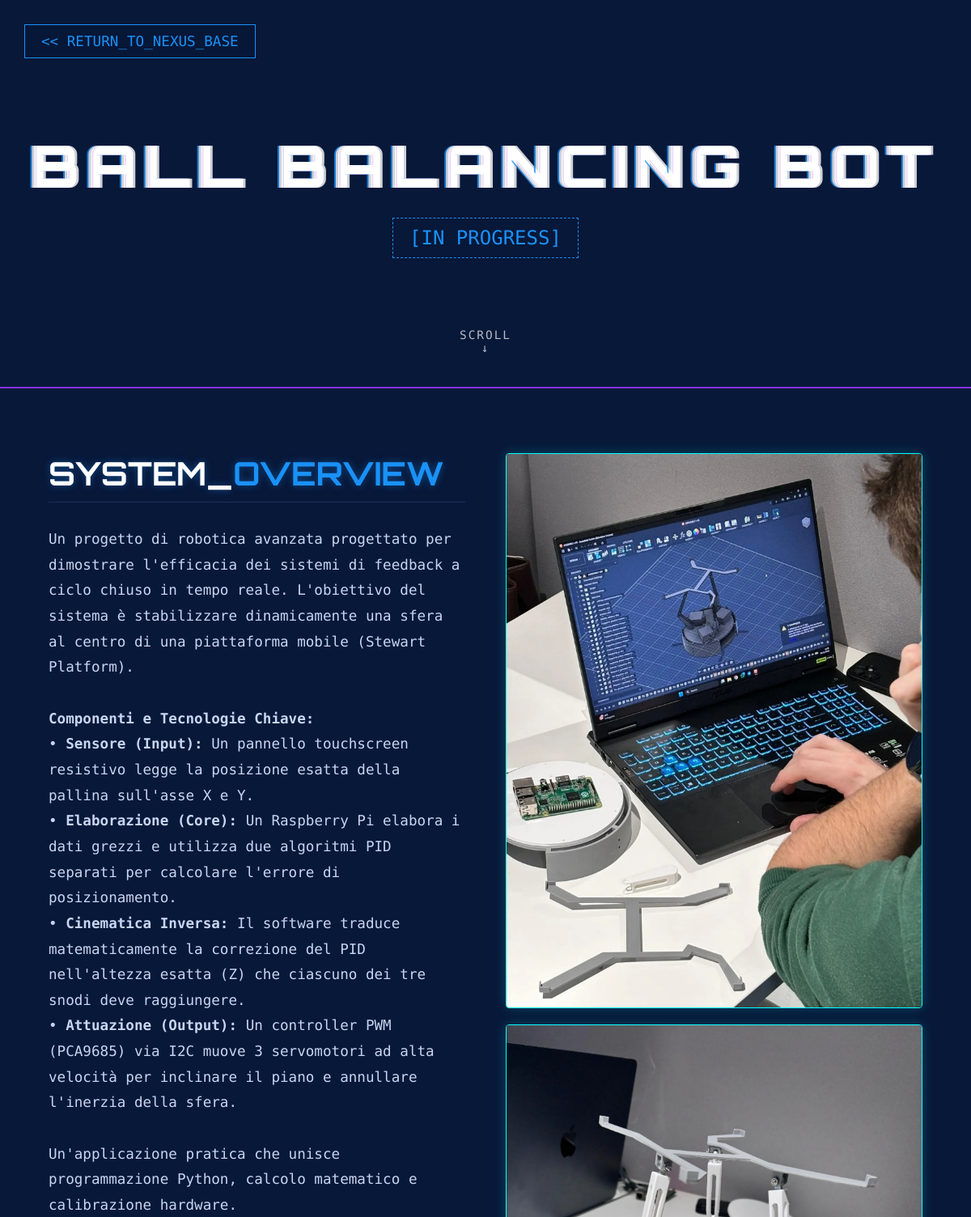
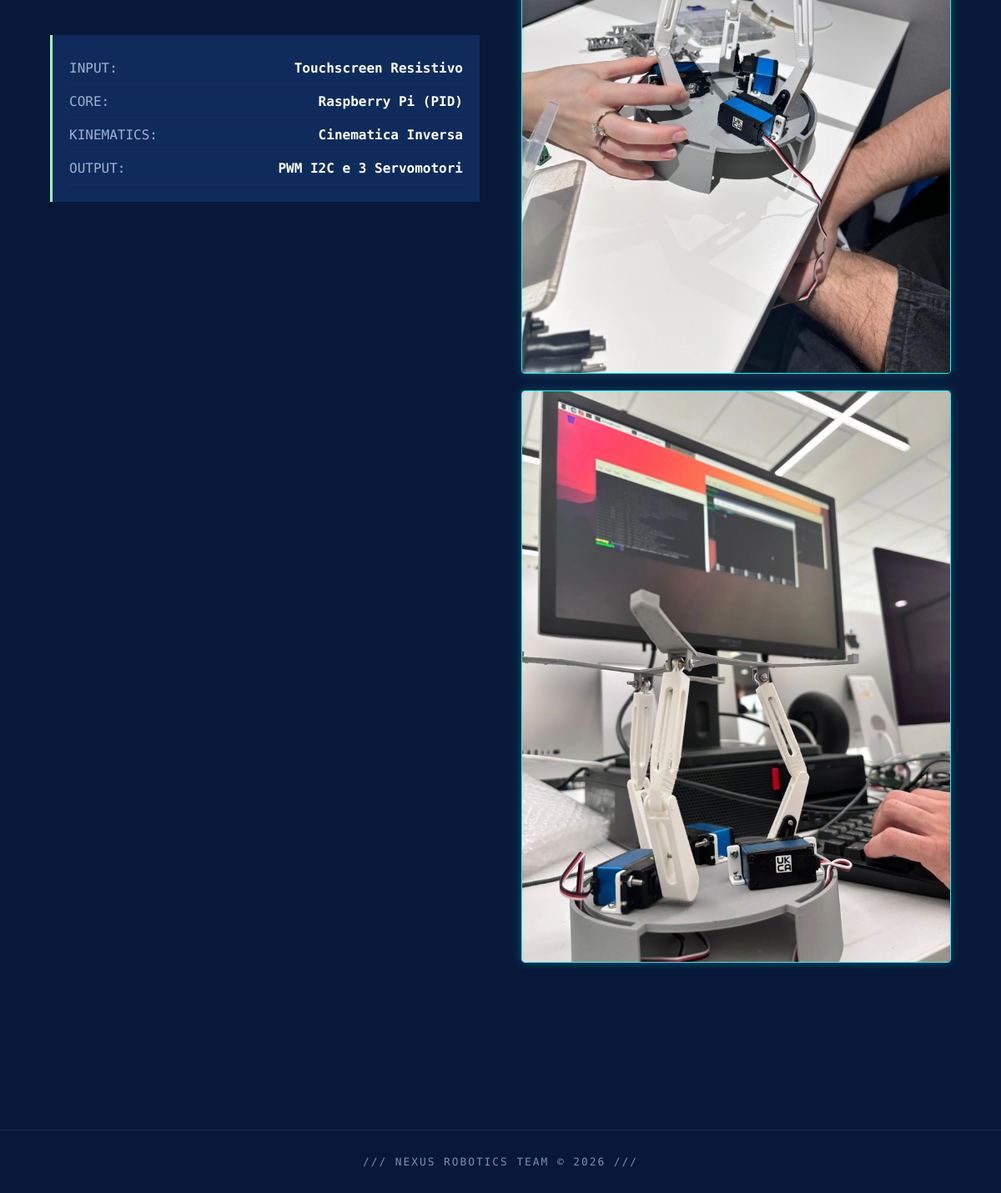
Screenshot of /project/2 with the database file from the repository (2 pictures, top to bottom).
### app.py (models this page shows)
class Project(db.Model):
    id = db.Column(db.Integer, primary_key=True)
    title = db.Column(db.String(200), nullable=False)
    short_desc = db.Column(db.Text, nullable=False)
    long_desc = db.Column(db.Text, nullable=False)
    status = db.Column(db.String(50))
    status_color = db.Column(db.String(50))
    order_num = db.Column(db.Integer, default=0)
    image_paths = db.Column(db.Text, nullable=True)
    video_url = db.Column(db.String(300), nullable=True)
    specs = db.Column(db.Text, nullable=True)

### app.py (the view)
@app.route('/project/<project_id>')
def project_detail(project_id):
    project = Project.query.get(project_id)
    if not project:
        return "Progetto non trovato", 404
    images = project.image_paths.split(',') if project.image_paths else []
    return render_template('project.html', project=project, images=images)

### templates/project.html (shortened to what this page needs)
<!DOCTYPE html>
<html lang="it">
<head>
    <link rel="stylesheet" href="{{ url_for('static', filename='css/style.css') }}">
</head>
<body>
    <div class="project-landing">
        <a href="/" class="btn-back"><< RETURN_TO_NEXUS_BASE</a>
        <header class="project-hero">
            <div class="project-hero-overlay"></div>
            <video autoplay muted loop playsinline class="project-video" id="projectVideo">
                <source src="/static/videos/carousel.mp4" type="video/mp4">
            </video>
            <div class="project-hero-content">
                <h1 class="project-title glitch" data-text="{{ project.title }}">{{ project.title }}</h1>
                <span class="status-badge {{ project.status_color }}">[{{ project.status }}]</span>
            </div>
            <div class="scroll-indicator">SCROLL <br> ↓</div>
        </header>
        <section class="project-details">
            <div class="details-grid">
                <div class="project-info-box">
                    <h2 class="neon-text">SYSTEM_<span class="{{ project.status_color }}">OVERVIEW</span></h2>
                    <p class="project-desc">{{ project.long_desc|safe }}</p>
                    <div class="tech-specs">
                        {% if project.specs %}
                            {% set specs_list = project.specs.split('|') %}
                            {% for spec in specs_list %}
                                {% set parts = spec.split(':') %}
                                {% if parts|length == 2 %}
                                <div class="spec-row"><span>{{ parts[0] }}:</span> <span>{{ parts[1] }}</span></div>
                                {% endif %}
                            {% endfor %}
                        {% else %}
                            <div class="spec-row"><span>KERNEL:</span> <span>STABLE</span></div>
                            <div class="spec-row"><span>POWER:</span> <span>12V LI-ION</span></div>
                            <div class="spec-row"><span>CONNECTION:</span> <span>SECURE</span></div>
                        {% endif %}
                    </div>
                </div>
                <div class="project-visuals">
                    {% if images and images|length > 0 %}
                        {% for img in images %}
                        <div style="margin-bottom: 20px; border: 1px solid #0ff; box-shadow: 0 0 15px rgba(0, 255, 255, 0.2); overflow: hidden; border-radius: 4px;">
                            <img src="{{ url_for('static', filename='images/projects/' ~ img) }}" alt="{{ project.title }} image" style="width: 100%; display: block;">
                        </div>
                        {% endfor %}
                    {% else %}
                        <div class="wireframe-box">
                            <div class="scanning-bar"></div>
                            <p class="wireframe-text text-center" style="padding-top:120px;">[ NO SIGNAL DUMP ]<br>RENDERING SCHEMATICS...</p>
                        </div>
                    {% endif %}
                </div>
            </div>
        </section>
    </div>
    <footer>
        <p>/// NEXUS ROBOTICS TEAM © 2026 ///</p>
    </footer>
</body>
</html>

### static/css/style.css (style rules this page uses)
:root { --bg-color: #0b2148; --bg-color-deep: #081839; --surface-1: #0d2652; --surface-2: #0f2b5b; --surface-3: #12316b; --border-subtle: #1b2f5a; --text-main: #ffffff; --text-muted: #c6d6f2; --text-subtle: #9fb2d5; --text-dim: #7d90b3; --cyan: #1a91f7; --cyan-dim: #0c4a80; --magenta: #8730f1; --magenta-dim: #441879; --yellow: #a1ffbb; --cyan-rgb: 26, 145, 247; --magenta-rgb: 135, 48, 241; --yellow-rgb: 161, 255, 187; --font-head: 'Orbitron', sans-serif; --font-mono: 'Share Tech Mono', monospace; }
* { margin: 0; padding: 0; box-sizing: border-box; }
body { background-color: var(--bg-color); color: var(--text-main); font-family: var(--font-mono); overflow-x: hidden; }
.neon-text { text-shadow: 0 0 10px rgba(var(--cyan-rgb), 0.4); }
.cyan { color: var(--cyan); }
.glitch { position: relative; color: white; font-size: clamp(4rem, 12vw, 9rem); font-family: var(--font-head); font-weight: 900; letter-spacing: 10px; text-transform: uppercase; }
.glitch::before, .glitch::after { content: attr(data-text); position: absolute; top: 0; left: 0; width: 100%; height: 100%; opacity: 0.8; }
.glitch::before { left: 3px; text-shadow: -2px 0 var(--magenta); animation: glitch-anim 2s infinite linear alternate-reverse; }
.glitch::after { left: -3px; text-shadow: -2px 0 var(--cyan); animation: glitch-anim 3s infinite linear alternate-reverse; }
.scroll-indicator { position: absolute; bottom: 40px; left: 50%; transform: translateX(-50%); font-size: 0.9rem; letter-spacing: 2px; color: var(--text-main); text-align: center; opacity: 0.7; animation: flash 1.5s infinite; z-index: 3; }
.project-landing { min-height: 100vh; background: var(--bg-color-deep); padding-bottom: 100px; }
.btn-back { position: fixed; top: 30px; left: 30px; color: var(--cyan); text-decoration: none; font-size: 1.1rem; z-index: 100; background: rgba(8, 24, 57, 0.8); padding: 10px 20px; border: 1px solid var(--cyan); transition: all 0.3s; }
.project-hero { position: relative; height: 60vh; display: flex; justify-content: center; align-items: center; overflow: hidden; border-bottom: 2px solid var(--magenta); }
.project-video { position: absolute; width: 100%; height: 100%; object-fit: cover; filter: grayscale(100%) brightness(0.55) contrast(140%); }
.project-hero-overlay { position: absolute; inset: 0; background: none; z-index: 1; }
.project-hero-content { position: relative; z-index: 2; text-align: center; }
.project-title { font-size: clamp(3rem, 6vw, 6rem); margin-bottom: 20px; }
.status-badge { font-size: 1.5rem; font-family: var(--font-mono); padding: 10px 20px; border: 1px dashed currentColor; background: rgba(8, 24, 57, 0.6); display: inline-block; }
.project-details { max-width: 1200px; margin: 0 auto; padding: 80px 5%; }
.details-grid { display: grid; grid-template-columns: 1fr 1fr; gap: 50px; }
.project-info-box h2 { font-family: var(--font-head); font-size: 2.5rem; margin-bottom: 30px; border-bottom: 1px solid var(--border-subtle); padding-bottom: 10px; }
.project-desc { font-size: 1.1rem; line-height: 1.8; color: var(--text-muted); margin-bottom: 40px; }
.tech-specs { background: var(--surface-2); border-left: 3px solid var(--yellow); padding: 20px; }
.spec-row { display: flex; justify-content: space-between; padding: 10px 0; border-bottom: 1px solid var(--border-subtle); }
.spec-row span:first-child { color: var(--text-subtle); }
.spec-row span:last-child { color: var(--text-main); font-weight: bold; }
footer { text-align: center; padding: 30px; background: var(--bg-color-deep); border-top: 1px solid var(--border-subtle); font-size: 0.8rem; color: var(--text-dim); letter-spacing: 2px; }

### rows the page displays
Project: title "BALL BALANCING BOT", status "IN PROGRESS", long_desc "Un progetto di robotica avanzata progettato per dimostrare l'efficacia dei sistemi di feedback a ciclo chiuso in tempo reale. L'obiettivo del sistema è stabilizzare dinamicamente una sfera al centro di una piattaforma mobile (Stewart Platform). Componenti e Tecnologie Chiave: • Sensore (Input): Un pannello touchscreen resistivo legge la posizione esatta della pallina sull'asse X e Y. • Elaborazione (Core): Un Raspberry Pi elabora i dati grezzi e utilizza due algoritmi PID separati per calcolare l'errore di posizionamento. • Cinematica Inversa: Il software traduce matematicamente la correzione del PID nell'altezza esatta (Z) che ciascuno dei tre snodi deve raggiungere. • Attuazione (Output):…"

### other values shown
{{ parts[0] }} "INPUT" "CORE" "KINEMATICS" "OUTPUT"
{{ parts[1] }} "Touchscreen Resistivo" "Raspberry Pi (PID)" "Cinematica Inversa" "PWM I2C e 3 Servomotori"
